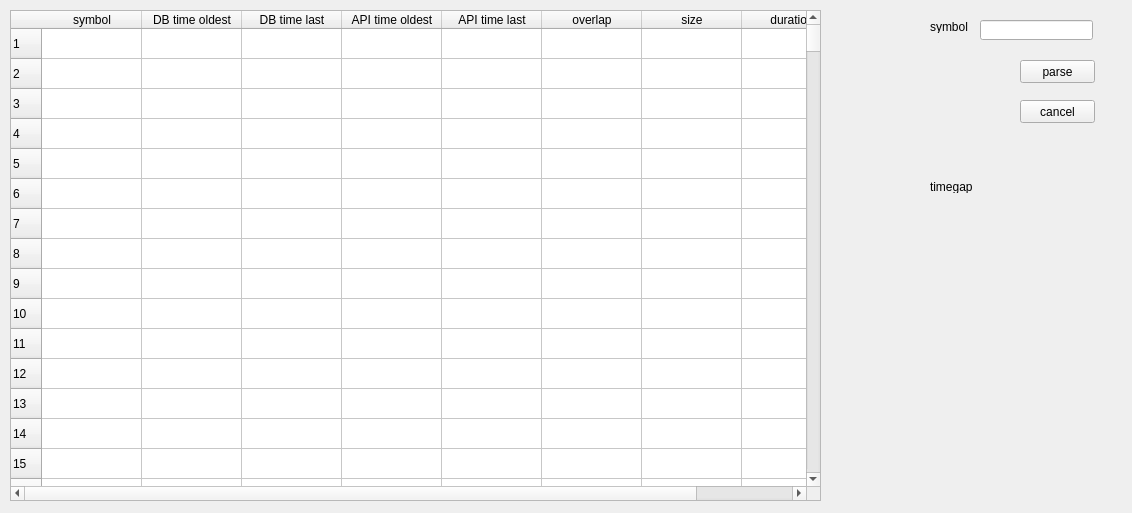
<?xml version="1.0" encoding="UTF-8"?>
<ui version="4.0">
 <class>Form</class>
 <widget class="QWidget" name="Form">
  <property name="geometry">
   <rect>
    <x>0</x>
    <y>0</y>
    <width>1132</width>
    <height>513</height>
   </rect>
  </property>
  <property name="windowTitle">
   <string>Form</string>
  </property>
  <widget class="QTableWidget" name="tableWidget">
   <property name="geometry">
    <rect>
     <x>10</x>
     <y>10</y>
     <width>811</width>
     <height>491</height>
    </rect>
   </property>
   <property name="rowCount">
    <number>1500</number>
   </property>
   <row/>
   <row/>
   <row/>
   <row/>
   <row/>
   <row/>
   <row/>
   <row/>
   <row/>
   <row/>
   <row/>
   <row/>
   <row/>
   <row/>
   <row/>
   <row/>
   <row/>
   <row/>
   <row/>
   <row/>
   <row/>
   <row/>
   <row/>
   <row/>
   <row/>
   <row/>
   <row/>
   <row/>
   <row/>
   <row/>
   <row/>
   <row/>
   <row/>
   <row/>
   <row/>
   <row/>
   <row/>
   <row/>
   <row/>
   <row/>
   <row/>
   <row/>
   <row/>
   <row/>
   <row/>
   <row/>
   <row/>
   <row/>
   <row/>
   <row/>
   <row/>
   <row/>
   <row/>
   <row/>
   <row/>
   <row/>
   <row/>
   <row/>
   <row/>
   <row/>
   <row/>
   <row/>
   <row/>
   <row/>
   <row/>
   <row/>
   <row/>
   <row/>
   <row/>
   <row/>
   <row/>
   <row/>
   <row/>
   <row/>
   <row/>
   <row/>
   <row/>
   <row/>
   <row/>
   <row/>
   <row/>
   <row/>
   <row/>
   <row/>
   <row/>
   <row/>
   <row/>
   <row/>
   <row/>
   <row/>
   <row/>
   <row/>
   <row/>
   <row/>
   <row/>
   <row/>
   <row/>
   <row/>
   <row/>
   <row/>
   <row/>
   <row/>
   <row/>
   <row/>
   <row/>
   <row/>
   <row/>
   <row/>
   <row/>
   <row/>
   <row/>
   <row/>
   <row/>
   <row/>
   <row/>
   <row/>
   <row/>
   <row/>
   <row/>
   <row/>
   <row/>
   <row/>
   <row/>
   <row/>
   <row/>
   <row/>
   <row/>
   <row/>
   <row/>
   <row/>
   <row/>
   <row/>
   <row/>
   <row/>
   <row/>
   <row/>
   <row/>
   <row/>
   <row/>
   <row/>
   <row/>
   <row/>
   <row/>
   <row/>
   <row/>
   <row/>
   <row/>
   <row/>
   <row/>
   <row/>
   <row/>
   <row/>
   <row/>
   <row/>
   <row/>
   <row/>
   <row/>
   <row/>
   <row/>
   <row/>
   <row/>
   <row/>
   <row/>
   <row/>
   <row/>
   <row/>
   <row/>
   <row/>
   <row/>
   <row/>
   <row/>
   <row/>
   <row/>
   <row/>
   <row/>
   <row/>
   <row/>
   <row/>
   <row/>
   <row/>
   <row/>
   <row/>
   <row/>
   <row/>
   <row/>
   <row/>
   <row/>
   <row/>
   <row/>
   <row/>
   <row/>
   <row/>
   <row/>
   <row/>
   <row/>
   <row/>
   <row/>
   <row/>
   <row/>
   <row/>
   <row/>
   <row/>
   <row/>
   <row/>
   <row/>
   <row/>
   <row/>
   <row/>
   <row/>
   <row/>
   <row/>
   <row/>
   <row/>
   <row/>
   <row/>
   <row/>
   <row/>
   <row/>
   <row/>
   <row/>
   <row/>
   <row/>
   <row/>
   <row/>
   <row/>
   <row/>
   <row/>
   <row/>
   <row/>
   <row/>
   <row/>
   <row/>
   <row/>
   <row/>
   <row/>
   <row/>
   <row/>
   <row/>
   <row/>
   <row/>
   <row/>
   <row/>
   <row/>
   <row/>
   <row/>
   <row/>
   <row/>
   <row/>
   <row/>
   <row/>
   <row/>
   <row/>
   <row/>
   <row/>
   <row/>
   <row/>
   <row/>
   <row/>
   <row/>
   <row/>
   <row/>
   <row/>
   <row/>
   <row/>
   <row/>
   <row/>
   <row/>
   <row/>
   <row/>
   <row/>
   <row/>
   <row/>
   <row/>
   <row/>
   <row/>
   <row/>
   <row/>
   <row/>
   <row/>
   <row/>
   <row/>
   <row/>
   <row/>
   <row/>
   <row/>
   <row/>
   <row/>
   <row/>
   <row/>
   <row/>
   <row/>
   <row/>
   <row/>
   <row/>
   <row/>
   <row/>
   <row/>
   <row/>
   <row/>
   <row/>
   <row/>
   <row/>
   <row/>
   <row/>
   <row/>
   <row/>
   <row/>
   <row/>
   <row/>
   <row/>
   <row/>
   <row/>
   <row/>
   <row/>
   <row/>
   <row/>
   <row/>
   <row/>
   <row/>
   <row/>
   <row/>
   <row/>
   <row/>
   <row/>
   <row/>
   <row/>
   <row/>
   <row/>
   <row/>
   <row/>
   <row/>
   <row/>
   <row/>
   <row/>
   <row/>
   <row/>
   <row/>
   <row/>
   <row/>
   <row/>
   <row/>
   <row/>
   <row/>
   <row/>
   <row/>
   <row/>
   <row/>
   <row/>
   <row/>
   <row/>
   <row/>
   <row/>
   <row/>
   <row/>
   <row/>
   <row/>
   <row/>
   <row/>
   <row/>
   <row/>
   <row/>
   <row/>
   <row/>
   <row/>
   <row/>
   <row/>
   <row/>
   <row/>
   <row/>
   <row/>
   <row/>
   <row/>
   <row/>
   <row/>
   <row/>
   <row/>
   <row/>
   <row/>
   <row/>
   <row/>
   <row/>
   <row/>
   <row/>
   <row/>
   <row/>
   <row/>
   <row/>
   <row/>
   <row/>
   <row/>
   <row/>
   <row/>
   <row/>
   <row/>
   <row/>
   <row/>
   <row/>
   <row/>
   <row/>
   <row/>
   <row/>
   <row/>
   <row/>
   <row/>
   <row/>
   <row/>
   <row/>
   <row/>
   <row/>
   <row/>
   <row/>
   <row/>
   <row/>
   <row/>
   <row/>
   <row/>
   <row/>
   <row/>
   <row/>
   <row/>
   <row/>
   <row/>
   <row/>
   <row/>
   <row/>
   <row/>
   <row/>
   <row/>
   <row/>
   <row/>
   <row/>
   <row/>
   <row/>
   <row/>
   <row/>
   <row/>
   <row/>
   <row/>
   <row/>
   <row/>
   <row/>
   <row/>
   <row/>
   <row/>
   <row/>
   <row/>
   <row/>
   <row/>
   <row/>
   <row/>
   <row/>
   <row/>
   <row/>
   <row/>
   <row/>
   <row/>
   <row/>
   <row/>
   <row/>
   <row/>
   <row/>
   <row/>
   <row/>
   <row/>
   <row/>
   <row/>
   <row/>
   <row/>
   <row/>
   <row/>
   <row/>
   <row/>
   <row/>
   <row/>
   <row/>
   <row/>
   <row/>
   <row/>
   <row/>
   <row/>
   <row/>
   <row/>
   <row/>
   <row/>
   <row/>
   <row/>
   <row/>
   <row/>
   <row/>
   <row/>
   <row/>
   <row/>
   <row/>
   <row/>
   <row/>
   <row/>
   <row/>
   <row/>
   <row/>
   <row/>
   <row/>
   <row/>
   <row/>
   <row/>
   <row/>
   <row/>
   <row/>
   <row/>
   <row/>
   <row/>
   <row/>
   <row/>
   <row/>
   <row/>
   <row/>
   <row/>
   <row/>
   <row/>
   <row/>
   <row/>
   <row/>
   <row/>
   <row/>
   <row/>
   <row/>
   <row/>
   <row/>
   <row/>
   <row/>
   <row/>
   <row/>
   <row/>
   <row/>
   <row/>
   <row/>
   <row/>
   <row/>
   <row/>
   <row/>
   <row/>
   <row/>
   <row/>
   <row/>
   <row/>
   <row/>
   <row/>
   <row/>
   <row/>
   <row/>
   <row/>
   <row/>
   <row/>
   <row/>
   <row/>
   <row/>
   <row/>
   <row/>
   <row/>
   <row/>
   <row/>
   <row/>
   <row/>
   <row/>
   <row/>
   <row/>
   <row/>
   <row/>
   <row/>
   <row/>
   <row/>
   <row/>
   <row/>
   <row/>
   <row/>
   <row/>
   <row/>
   <row/>
   <row/>
   <row/>
   <row/>
   <row/>
   <row/>
   <row/>
   <row/>
   <row/>
   <row/>
   <row/>
   <row/>
   <row/>
   <row/>
   <row/>
   <row/>
   <row/>
   <row/>
   <row/>
   <row/>
   <row/>
   <row/>
   <row/>
   <row/>
   <row/>
   <row/>
   <row/>
   <row/>
   <row/>
   <row/>
   <row/>
   <row/>
   <row/>
   <row/>
   <row/>
   <row/>
   <row/>
   <row/>
   <row/>
   <row/>
   <row/>
   <row/>
   <row/>
   <row/>
   <row/>
   <row/>
   <row/>
   <row/>
   <row/>
   <row/>
   <row/>
   <row/>
   <row/>
   <row/>
   <row/>
   <row/>
   <row/>
   <row/>
   <row/>
   <row/>
   <row/>
   <row/>
   <row/>
   <row/>
   <row/>
   <row/>
   <row/>
   <row/>
   <row/>
   <row/>
   <row/>
   <row/>
   <row/>
   <row/>
   <row/>
   <row/>
   <row/>
   <row/>
   <row/>
   <row/>
   <row/>
   <row/>
   <row/>
   <row/>
   <row/>
   <row/>
   <row/>
   <row/>
   <row/>
   <row/>
   <row/>
   <row/>
   <row/>
   <row/>
   <row/>
   <row/>
   <row/>
   <row/>
   <row/>
   <row/>
   <row/>
   <row/>
   <row/>
   <row/>
   <row/>
   <row/>
   <row/>
   <row/>
   <row/>
   <row/>
   <row/>
   <row/>
   <row/>
   <row/>
   <row/>
   <row/>
   <row/>
   <row/>
   <row/>
   <row/>
   <row/>
   <row/>
   <row/>
   <row/>
   <row/>
   <row/>
   <row/>
   <row/>
   <row/>
   <row/>
   <row/>
   <row/>
   <row/>
   <row/>
   <row/>
   <row/>
   <row/>
   <row/>
   <row/>
   <row/>
   <row/>
   <row/>
   <row/>
   <row/>
   <row/>
   <row/>
   <row/>
   <row/>
   <row/>
   <row/>
   <row/>
   <row/>
   <row/>
   <row/>
   <row/>
   <row/>
   <row/>
   <row/>
   <row/>
   <row/>
   <row/>
   <row/>
   <row/>
   <row/>
   <row/>
   <row/>
   <row/>
   <row/>
   <row/>
   <row/>
   <row/>
   <row/>
   <row/>
   <row/>
   <row/>
   <row/>
   <row/>
   <row/>
   <row/>
   <row/>
   <row/>
   <row/>
   <row/>
   <row/>
   <row/>
   <row/>
   <row/>
   <row/>
   <row/>
   <row/>
   <row/>
   <row/>
   <row/>
   <row/>
   <row/>
   <row/>
   <row/>
   <row/>
   <row/>
   <row/>
   <row/>
   <row/>
   <row/>
   <row/>
   <row/>
   <row/>
   <row/>
   <row/>
   <row/>
   <row/>
   <row/>
   <row/>
   <row/>
   <row/>
   <row/>
   <row/>
   <row/>
   <row/>
   <row/>
   <row/>
   <row/>
   <row/>
   <row/>
   <row/>
   <row/>
   <row/>
   <row/>
   <row/>
   <row/>
   <row/>
   <row/>
   <row/>
   <row/>
   <row/>
   <row/>
   <row/>
   <row/>
   <row/>
   <row/>
   <row/>
   <row/>
   <row/>
   <row/>
   <row/>
   <row/>
   <row/>
   <row/>
   <row/>
   <row/>
   <row/>
   <row/>
   <row/>
   <row/>
   <row/>
   <row/>
   <row/>
   <row/>
   <row/>
   <row/>
   <row/>
   <row/>
   <row/>
   <row/>
   <row/>
   <row/>
   <row/>
   <row/>
   <row/>
   <row/>
   <row/>
   <row/>
   <row/>
   <row/>
   <row/>
   <row/>
   <row/>
   <row/>
   <row/>
   <row/>
   <row/>
   <row/>
   <row/>
   <row/>
   <row/>
   <row/>
   <row/>
   <row/>
   <row/>
   <row/>
   <row/>
   <row/>
   <row/>
   <row/>
   <row/>
   <row/>
   <row/>
   <row/>
   <row/>
   <row/>
   <row/>
   <row/>
   <row/>
   <row/>
   <row/>
   <row/>
   <row/>
   <row/>
   <row/>
   <row/>
   <row/>
   <row/>
   <row/>
   <row/>
   <row/>
   <row/>
   <row/>
   <row/>
   <row/>
   <row/>
   <row/>
   <row/>
   <row/>
   <row/>
   <row/>
   <row/>
   <row/>
   <row/>
   <row/>
   <row/>
   <row/>
   <row/>
   <row/>
   <row/>
   <row/>
   <row/>
   <row/>
   <row/>
   <row/>
   <row/>
   <row/>
   <row/>
   <row/>
   <row/>
   <row/>
   <row/>
   <row/>
   <row/>
   <row/>
   <row/>
   <row/>
   <row/>
   <row/>
   <row/>
   <row/>
   <row/>
   <row/>
   <row/>
   <row/>
   <row/>
   <row/>
   <row/>
   <row/>
   <row/>
   <row/>
   <row/>
   <row/>
   <row/>
   <row/>
   <row/>
   <row/>
   <row/>
   <row/>
   <row/>
   <row/>
   <row/>
   <row/>
   <row/>
   <row/>
   <row/>
   <row/>
   <row/>
   <row/>
   <row/>
   <row/>
   <row/>
   <row/>
   <row/>
   <row/>
   <row/>
   <row/>
   <row/>
   <row/>
   <row/>
   <row/>
   <row/>
   <row/>
   <row/>
   <row/>
   <row/>
   <row/>
   <row/>
   <row/>
   <row/>
   <row/>
   <row/>
   <row/>
   <row/>
   <row/>
   <row/>
   <row/>
   <row/>
   <row/>
   <row/>
   <row/>
   <row/>
   <row/>
   <row/>
   <row/>
   <row/>
   <row/>
   <row/>
   <row/>
   <row/>
   <row/>
   <row/>
   <row/>
   <row/>
   <row/>
   <row/>
   <row/>
   <row/>
   <row/>
   <row/>
   <row/>
   <row/>
   <row/>
   <row/>
   <row/>
   <row/>
   <row/>
   <row/>
   <row/>
   <row/>
   <row/>
   <row/>
   <row/>
   <row/>
   <row/>
   <row/>
   <row/>
   <row/>
   <row/>
   <row/>
   <row/>
   <row/>
   <row/>
   <row/>
   <row/>
   <row/>
   <row/>
   <row/>
   <row/>
   <row/>
   <row/>
   <row/>
   <row/>
   <row/>
   <row/>
   <row/>
   <row/>
   <row/>
   <row/>
   <row/>
   <row/>
   <row/>
   <row/>
   <row/>
   <row/>
   <row/>
   <row/>
   <row/>
   <row/>
   <row/>
   <row/>
   <row/>
   <row/>
   <row/>
   <row/>
   <row/>
   <row/>
   <row/>
   <row/>
   <row/>
   <row/>
   <row/>
   <row/>
   <row/>
   <row/>
   <row/>
   <row/>
   <row/>
   <row/>
   <row/>
   <row/>
   <row/>
   <row/>
   <row/>
   <row/>
   <row/>
   <row/>
   <row/>
   <row/>
   <row/>
   <row/>
   <row/>
   <row/>
   <row/>
   <row/>
   <row/>
   <row/>
   <row/>
   <row/>
   <row/>
   <row/>
   <row/>
   <row/>
   <row/>
   <row/>
   <row/>
   <row/>
   <row/>
   <row/>
   <row/>
   <row/>
   <row/>
   <row/>
   <row/>
   <row/>
   <row/>
   <row/>
   <row/>
   <row/>
   <row/>
   <row/>
   <row/>
   <row/>
   <row/>
   <row/>
   <row/>
   <row/>
   <row/>
   <row/>
   <row/>
   <row/>
   <row/>
   <row/>
   <row/>
   <row/>
   <row/>
   <row/>
   <row/>
   <row/>
   <row/>
   <row/>
   <row/>
   <row/>
   <row/>
   <row/>
   <row/>
   <row/>
   <row/>
   <row/>
   <row/>
   <row/>
   <row/>
   <row/>
   <row/>
   <row/>
   <row/>
   <row/>
   <row/>
   <row/>
   <row/>
   <row/>
   <row/>
   <row/>
   <row/>
   <row/>
   <row/>
   <row/>
   <row/>
   <row/>
   <row/>
   <row/>
   <row/>
   <row/>
   <row/>
   <row/>
   <row/>
   <row/>
   <row/>
   <row/>
   <row/>
   <row/>
   <row/>
   <row/>
   <row/>
   <row/>
   <row/>
   <row/>
   <row/>
   <row/>
   <row/>
   <row/>
   <row/>
   <row/>
   <row/>
   <row/>
   <row/>
   <row/>
   <row/>
   <row/>
   <row/>
   <row/>
   <row/>
   <row/>
   <row/>
   <row/>
   <row/>
   <row/>
   <row/>
   <row/>
   <row/>
   <row/>
   <row/>
   <row/>
   <row/>
   <row/>
   <row/>
   <row/>
   <row/>
   <row/>
   <row/>
   <row/>
   <row/>
   <row/>
   <row/>
   <row/>
   <row/>
   <row/>
   <row/>
   <row/>
   <row/>
   <row/>
   <row/>
   <row/>
   <row/>
   <row/>
   <row/>
   <row/>
   <row/>
   <row/>
   <row/>
   <row/>
   <row/>
   <row/>
   <row/>
   <row/>
   <row/>
   <row/>
   <row/>
   <row/>
   <row/>
   <row/>
   <row/>
   <row/>
   <row/>
   <row/>
   <row/>
   <row/>
   <row/>
   <row/>
   <row/>
   <row/>
   <row/>
   <row/>
   <row/>
   <row/>
   <row/>
   <row/>
   <row/>
   <row/>
   <row/>
   <row/>
   <row/>
   <row/>
   <row/>
   <row/>
   <row/>
   <row/>
   <row/>
   <row/>
   <row/>
   <row/>
   <row/>
   <row/>
   <row/>
   <row/>
   <row/>
   <row/>
   <row/>
   <row/>
   <row/>
   <row/>
   <row/>
   <row/>
   <row/>
   <row/>
   <row/>
   <row/>
   <row/>
   <row/>
   <row/>
   <row/>
   <row/>
   <row/>
   <row/>
   <row/>
   <row/>
   <row/>
   <row/>
   <row/>
   <row/>
   <row/>
   <row/>
   <row/>
   <row/>
   <row/>
   <row/>
   <row/>
   <row/>
   <row/>
   <row/>
   <row/>
   <row/>
   <row/>
   <row/>
   <row/>
   <row/>
   <row/>
   <row/>
   <row/>
   <row/>
   <row/>
   <row/>
   <row/>
   <row/>
   <row/>
   <row/>
   <row/>
   <row/>
   <row/>
   <row/>
   <row/>
   <row/>
   <row/>
   <row/>
   <row/>
   <row/>
   <row/>
   <row/>
   <row/>
   <row/>
   <row/>
   <row/>
   <row/>
   <row/>
   <row/>
   <row/>
   <row/>
   <row/>
   <row/>
   <row/>
   <row/>
   <row/>
   <row/>
   <row/>
   <row/>
   <row/>
   <row/>
   <row/>
   <row/>
   <row/>
   <row/>
   <row/>
   <row/>
   <row/>
   <row/>
   <row/>
   <row/>
   <row/>
   <row/>
   <row/>
   <row/>
   <row/>
   <row/>
   <row/>
   <row/>
   <row/>
   <row/>
   <row/>
   <row/>
   <row/>
   <row/>
   <row/>
   <row/>
   <row/>
   <row/>
   <row/>
   <row/>
   <row/>
   <row/>
   <row/>
   <row/>
   <row/>
   <row/>
   <row/>
   <row/>
   <row/>
   <row/>
   <row/>
   <row/>
   <row/>
   <row/>
   <row/>
   <row/>
   <row/>
   <row/>
   <row/>
   <row/>
   <row/>
   <row/>
   <row/>
   <row/>
   <row/>
   <row/>
   <row/>
   <row/>
   <row/>
   <row/>
   <row/>
   <row/>
   <row/>
   <row/>
   <row/>
   <row/>
   <row/>
   <row/>
   <row/>
   <row/>
   <row/>
   <row/>
   <row/>
   <row/>
   <row/>
   <row/>
   <row/>
   <row/>
   <row/>
   <row/>
   <row/>
   <row/>
   <row/>
   <row/>
   <row/>
   <row/>
   <row/>
   <row/>
   <row/>
   <row/>
   <row/>
   <row/>
   <row/>
   <row/>
   <row/>
   <row/>
   <row/>
   <row/>
   <row/>
   <row/>
   <row/>
   <row/>
   <row/>
   <row/>
   <row/>
   <row/>
   <row/>
   <row/>
   <row/>
   <row/>
   <row/>
   <row/>
   <row/>
   <row/>
   <row/>
   <row/>
   <row/>
   <row/>
   <row/>
   <row/>
   <row/>
   <row/>
   <row/>
   <row/>
   <row/>
   <row/>
   <row/>
   <row/>
   <row/>
   <row/>
   <row/>
   <row/>
   <row/>
   <row/>
   <column>
    <property name="text">
     <string>symbol</string>
    </property>
   </column>
   <column>
    <property name="text">
     <string>DB time oldest</string>
    </property>
   </column>
   <column>
    <property name="text">
     <string>DB time last</string>
    </property>
   </column>
   <column>
    <property name="text">
     <string>API time oldest</string>
    </property>
   </column>
   <column>
    <property name="text">
     <string>API time last</string>
    </property>
   </column>
   <column>
    <property name="text">
     <string>overlap</string>
    </property>
   </column>
   <column>
    <property name="text">
     <string>size</string>
    </property>
   </column>
   <column>
    <property name="text">
     <string>duration</string>
    </property>
   </column>
  </widget>
  <widget class="QPushButton" name="pushButton_parse">
   <property name="geometry">
    <rect>
     <x>1020</x>
     <y>60</y>
     <width>75</width>
     <height>23</height>
    </rect>
   </property>
   <property name="text">
    <string>parse</string>
   </property>
  </widget>
  <widget class="QPushButton" name="pushButton_cancel">
   <property name="geometry">
    <rect>
     <x>1020</x>
     <y>100</y>
     <width>75</width>
     <height>23</height>
    </rect>
   </property>
   <property name="text">
    <string>cancel</string>
   </property>
  </widget>
  <widget class="QLineEdit" name="lineEdit_symbol">
   <property name="geometry">
    <rect>
     <x>980</x>
     <y>20</y>
     <width>113</width>
     <height>20</height>
    </rect>
   </property>
  </widget>
  <widget class="QLabel" name="label">
   <property name="geometry">
    <rect>
     <x>930</x>
     <y>20</y>
     <width>47</width>
     <height>13</height>
    </rect>
   </property>
   <property name="text">
    <string>symbol</string>
   </property>
  </widget>
  <widget class="QLabel" name="label_timegap">
   <property name="geometry">
    <rect>
     <x>930</x>
     <y>180</y>
     <width>47</width>
     <height>13</height>
    </rect>
   </property>
   <property name="text">
    <string>timegap</string>
   </property>
  </widget>
  <widget class="QLabel" name="label_timegap_val">
   <property name="geometry">
    <rect>
     <x>990</x>
     <y>180</y>
     <width>111</width>
     <height>16</height>
    </rect>
   </property>
   <property name="text">
    <string/>
   </property>
  </widget>
 </widget>
 <resources/>
 <connections/>
</ui>
